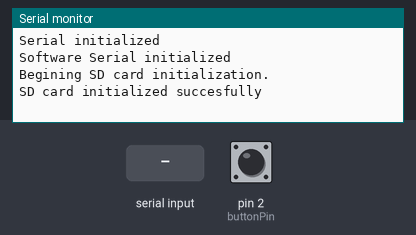
This sketch was run on a simulated Arduino Uno, built with avr-gcc and run on an emulated ATmega328P. Parts: the last lines printed to the serial monitor. Inputs (shaded band) come from the test bench; at power-on: pin 2 (buttonPin) LOW. Storage starts empty. At 5.3 s the program stops and its outputs stay as they are.

Above: at 1.2 s.
1.3 s: "90,45\n" received over the second serial link
At 1.8 s:
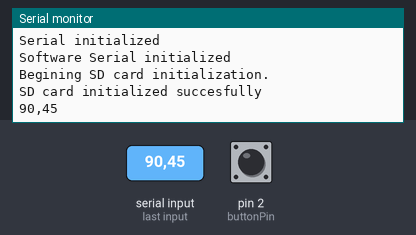
2.8 s: "2\n" received over the second serial link
At 4.0 s:
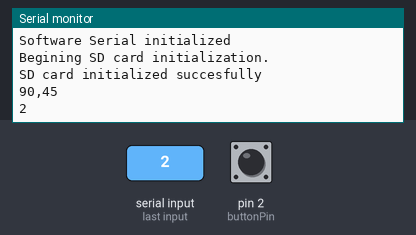
4.3 s: pin 2 (buttonPin) pulled HIGH for 0.15 s
At 6.5 s:
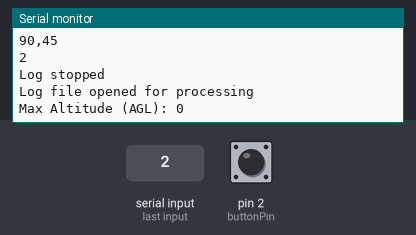

Measured:
- after the input at 1.3 s, the serial monitor: prints a new line at once (image 1)
- after the input at 2.8 s, the serial monitor: prints a new line at once (image 2)
- after the input at 4.3 s, the serial monitor: prints a new line at once (image 3)

The sketch:

AltimeterInterfacingTest3.ino
```cpp
#include <SoftwareSerial.h>
#include <SPI.h>
#include <SD.h>

SoftwareSerial mySerial(8, 7); // RX, TX 10 11
File logFile;

int buttonPin = 2;
char inputByte;
byte byteArray[10];
int index = 0;
int val = 0;
int maxAlt = 0;


void setup() {
  pinMode(buttonPin, INPUT);
  Serial.begin(9600);
  while( !Serial ){} //wait until serial port is opened
  Serial.println("Serial initialized");

  mySerial.begin(9600);
  while( !mySerial ) {} //wait until software serial is opened
  Serial.println("Software Serial initialized");

  Serial.println("Begining SD card initialization.");
  if( !SD.begin(4)) { //if the SD card with Chip Select (CS) pin 4 not connected
    Serial.println("Failed to initialize SD card");
    return;
  }
  Serial.println("SD card initialized succesfully");

  logFile = SD.open("log.txt", FILE_WRITE);


}

void loop() {
  if( !logFile ) {
    Serial.println("Error: Could not open file");
    return;
  }
  if (mySerial.available()) {
    byte value = mySerial.read();
    Serial.write(value); //read byte from mySerial and output ascii value
    logFile.write(value);
    }
  //////////FIX ME: Change to check and see if last 5 alt values are 0 or less than 0 to see if flight is over
  if( digitalRead(buttonPin) == HIGH) { //if button is pressed
    logFile.close(); //close file for writing
    Serial.println("Log stopped");
    delay(500);
    logFile = SD.open("Log.txt", FILE_READ); //opening file for reading/data processing
    Serial.println("Log file opened for processing");
    delay(500);
    while(logFile.available()) { //reading in byte by byte from sd card
      inputByte = logFile.read();
      index = 0;
      while(inputByte != 10) {//while not new line
        byteArray[index] = inputByte;
        inputByte = logFile.read();
        index++;
      }
      if( index == 2 ) {
        val = OneDigit();
        Serial.println(val);
      }
      if( index == 3 ) {
        val = TwoDigit();
        Serial.println(val);
      }
      if( index == 4 ) {
        val = ThreeDigit();
        Serial.println(val);
      }
      if( val > maxAlt ) {
        maxAlt = val;
      }
      ClearArray();
    }
    logFile.close(); //closing file for reading
    Serial.print("Max Altitude (AGL): ");
    Serial.println(maxAlt);
    while(1) {
      //do nothing, stopping program
    }
    return;
  }
}


///////////////////////Functions//////////////////////////////

void ClearArray() {
  for(int i = 0; i < 10; i++) {
    byteArray[i] = 0;
  }
  return;
}
int OneDigit() {
    int ones = (int)byteArray[0] - 48;
    int total = ones;
    return total;
}
int TwoDigit() {
    int ones = (int)byteArray[1] - 48;
    int tens = ((int)byteArray[0] - 48) * 10;
    int total = ones + tens;
    return total;
}
int ThreeDigit() {
    int ones = (int)byteArray[2] - 48;
    int tens = ((int)byteArray[1] - 48) * 10;
    int hundreds = ((int)byteArray[0] - 48) * 100;
    int total = ones + tens + hundreds;
    return total;
}
```
